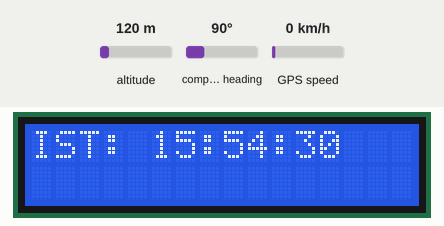
Simulated run of this sketch. Board: Arduino Mega 2560, built with avr-gcc and run on an emulated ATmega2560. Shown: 16×2 character LCD. The test bench sets the inputs (shaded band); at power-on: altitude 120 m, compass heading 90°, GPS speed 0 km/h. The GPS gets a fix after 3 s at 37.7749, -122.4194 with 8 satellites; what the sketch prints to the serial monitor is not drawn.

Above: at 0.1 s.
At 4.2 s:
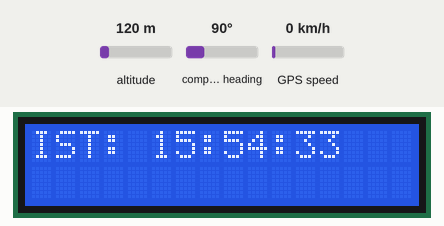
At 8.3 s:
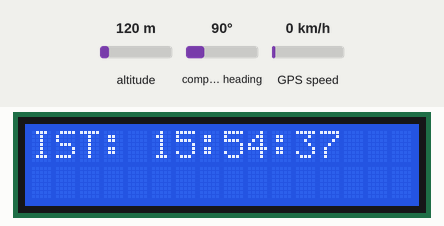
At 18.6 s:
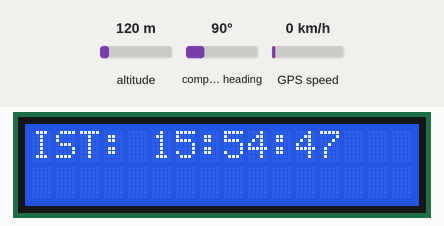
At 28.8 s:
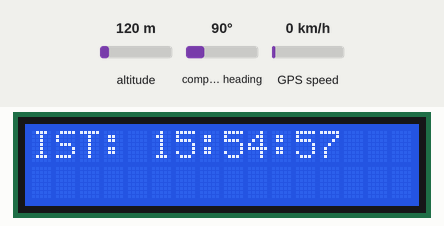
At 38.0 s:
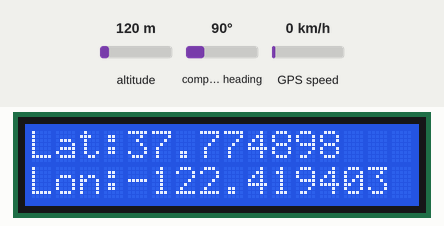

The sketch:

MASTER_FINAL.ino
```cpp
#include <TinyGPS++.h>
#include <LiquidCrystal.h>
#include <SPI.h>
#include <CAN.h>
TinyGPSPlus gps;
LiquidCrystal lcd(12, 11, 5, 4, 3, 2);
#define SLAVE1_ID 0x101
#define SLAVE2_ID 0x102
unsigned long startTime = 0;
void setup() {
  Serial.begin(9600);
  Serial1.begin(9600);
  lcd.begin(16, 2);
  while (!CAN.begin(500E3)) {
    Serial.println("CAN initialization failed! Retrying...");
    delay(100);
  }
  Serial.println("CAN initialization successful!");
  startTime = millis();
}
void loop() {
  unsigned long currentTime = millis();
  while (Serial1.available()) {
    char c = Serial1.read();
    if (gps.encode(c)) {
      lcd.clear();
      if (gps.location.isValid()) {
        lcd.clear();
        lcd.setCursor(0, 0);
        lcd.print("Lat:");
        lcd.print(gps.location.lat(), 6);
        lcd.setCursor(0, 1);
        lcd.print("Lon:");
        lcd.print(gps.location.lng(), 6);
        Serial.print("Latitude: ");
        Serial.println(gps.location.lat(), 6);
        Serial.print("Longitude: ");
        Serial.println(gps.location.lng(), 6);
        delay(1000);
        lcd.clear();
      }
      if (gps.time.isValid()) {
        lcd.clear();
        int istHour = (gps.time.hour() + 5) % 24; // Apply +5 hours offset
        int istMinute = (gps.time.minute() + 30) % 60; // Apply +30 minutes offset
        lcd.setCursor(0, 0);
        lcd.print("IST: ");
        if (istHour < 10) lcd.print("0");
        lcd.print(istHour);
        lcd.print(":");
        if (istMinute < 10) lcd.print("0");
        lcd.print(istMinute);
        lcd.print(":");
        if (gps.time.second() < 10) lcd.print("0");
        lcd.print(gps.time.second());
        Serial.print("IST: ");
        Serial.print(istHour);
        Serial.print(":");
        Serial.print(istMinute);
        Serial.print(":");
        Serial.println(gps.time.second());
        delay(1000);
      }
    }
  }
  if (CAN.parsePacket()) {
    if (CAN.packetId() == 0x124) {
      // Handle data received from Slave 1
      // Assuming Slave 1 sends a 4-byte float as temperature
      if (CAN.packetDlc() == 4) {
        float temperature;
        CAN.readBytes((char*)&temperature, 4);
        lcd.setCursor(0, 1);
        lcd.print("Tp1:");
        lcd.setCursor(5, 1);
        lcd.print(temperature, 0);
        lcd.print("C");
        delay(1000);
      }
    }
    else if (CAN.packetId() == 0x125) {
      // Handle data received from Slave 1
      // Assuming Slave 1 sends a 4-byte float as temperature
      if (CAN.packetDlc() == 4) {
        float temperature;
        CAN.readBytes((char*)&temperature, 4);
        lcd.setCursor(8, 1);
        lcd.print("Tp2:");
        lcd.setCursor(13, 1);
        lcd.print(temperature, 0);
        lcd.print("C");
        delay(1000);
      }
    }
    else if (CAN.packetId() == SLAVE1_ID) {
      lcd.clear();
      // Handle data received from Slave 1
      // Assuming Slave 1 sends a single char command ('s' or 't')
      char command = CAN.read();
      lcd.setCursor(0, 0);
      if (command == 's') {
        Serial.print("START");
        lcd.print("ER: Start");
        delay(1000);
        lcd.clear();
      }
      else if (command == 't') {
        Serial.println("STOP");
        lcd.print("ER: Stop");
        delay(1000);
        lcd.clear();
      }
    }
    else if (CAN.packetId() == SLAVE2_ID) {
      lcd.clear();
      // Handle data received from Slave 2
      // Assuming Slave 2 sends a single char command ('s' or 't')
      char command = CAN.read();
      lcd.setCursor(0, 0);
      if (command == 's') {
        Serial.print("START");
        lcd.print("SR: Start");
        delay(1000);
        lcd.clear();
      }
      else if (command == 't') {
        Serial.println("STOP");
        lcd.print("SR: Stop");
        delay(1000);
        lcd.clear();
      }
    }
  }
}
```

Measured:
- what the display in image 1 shows lasts 1.0 s, from 4.2 s to 5.2 s
